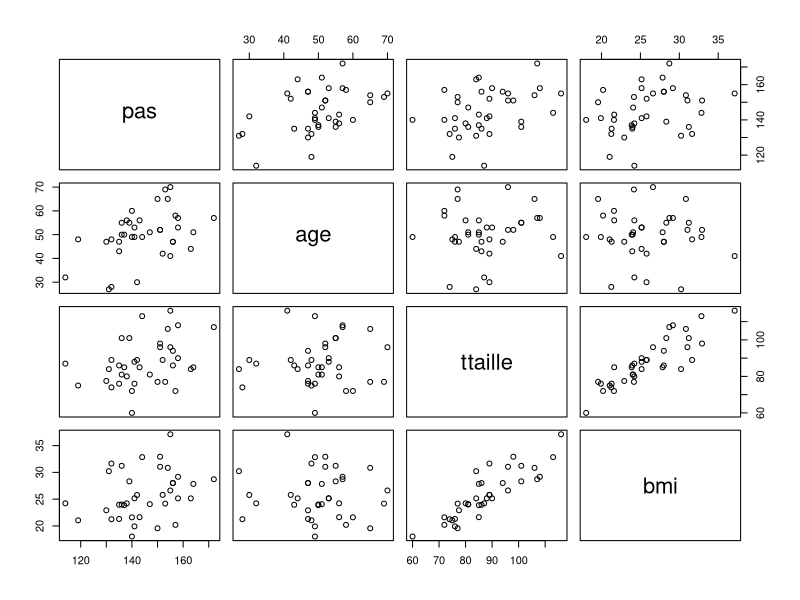
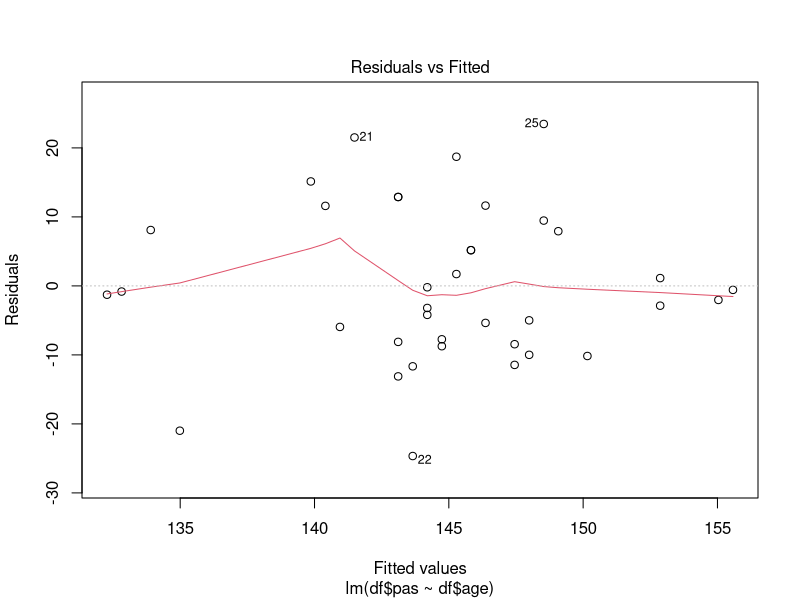
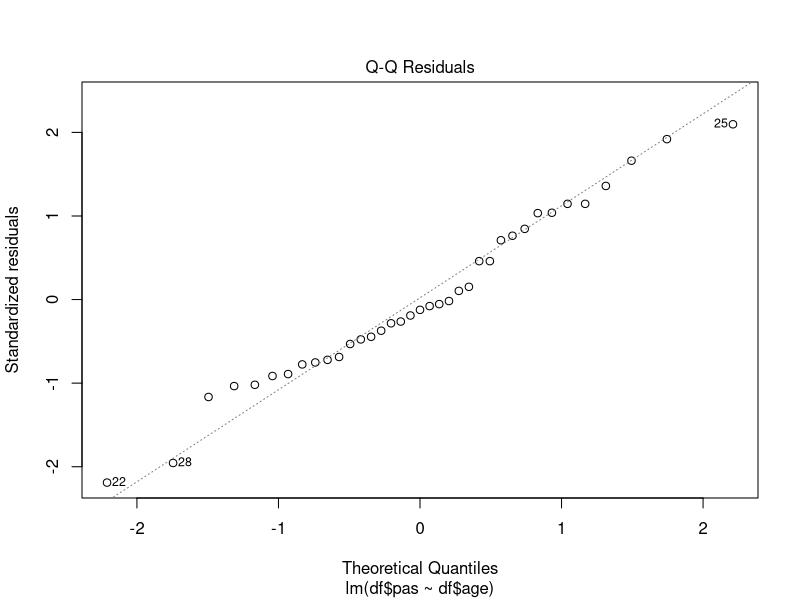
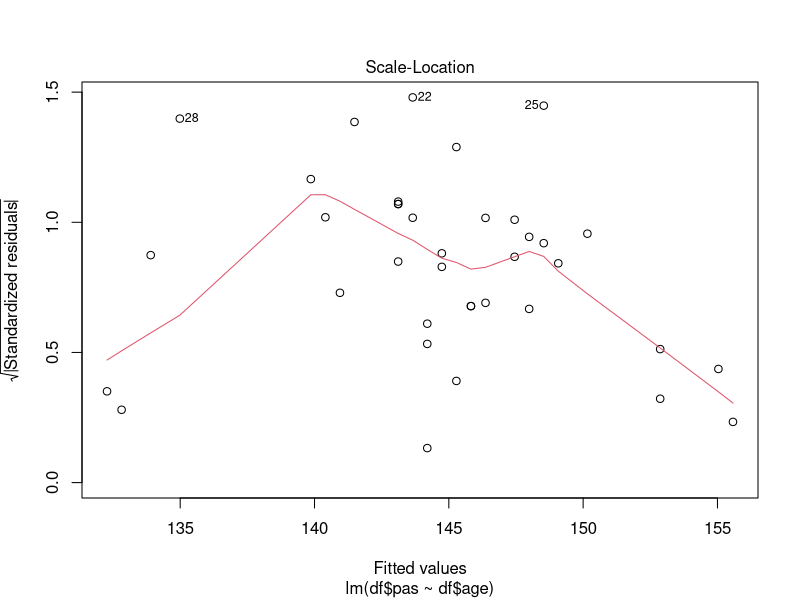
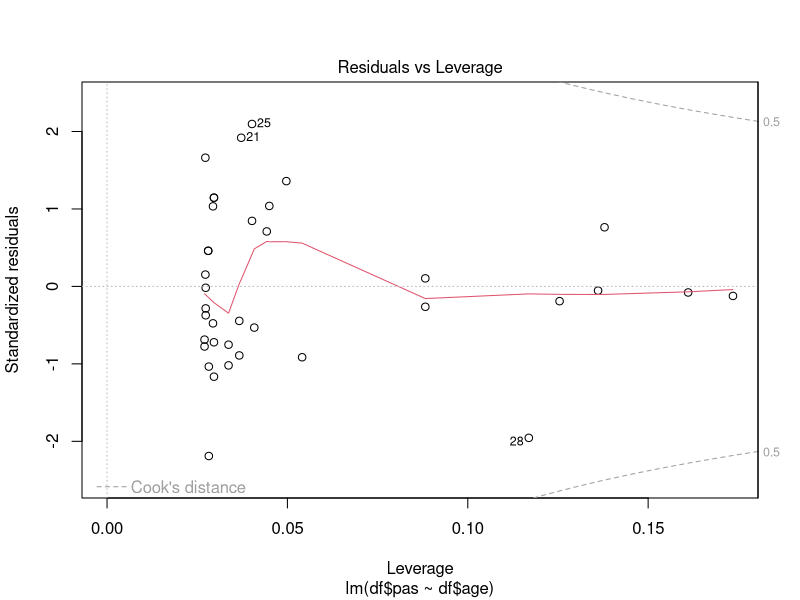
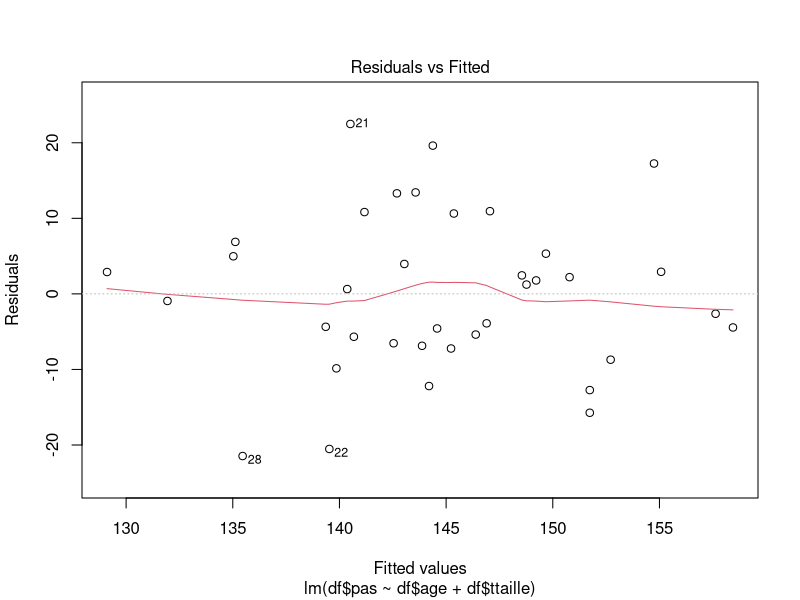
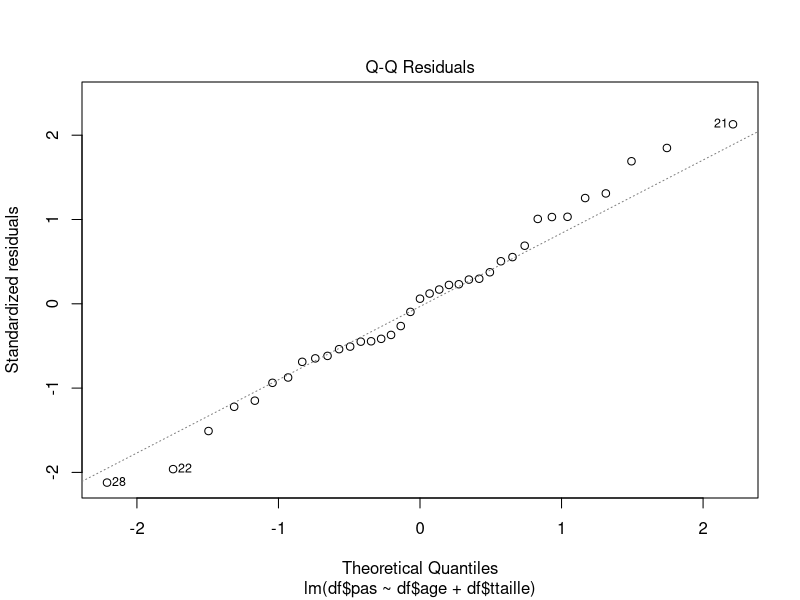
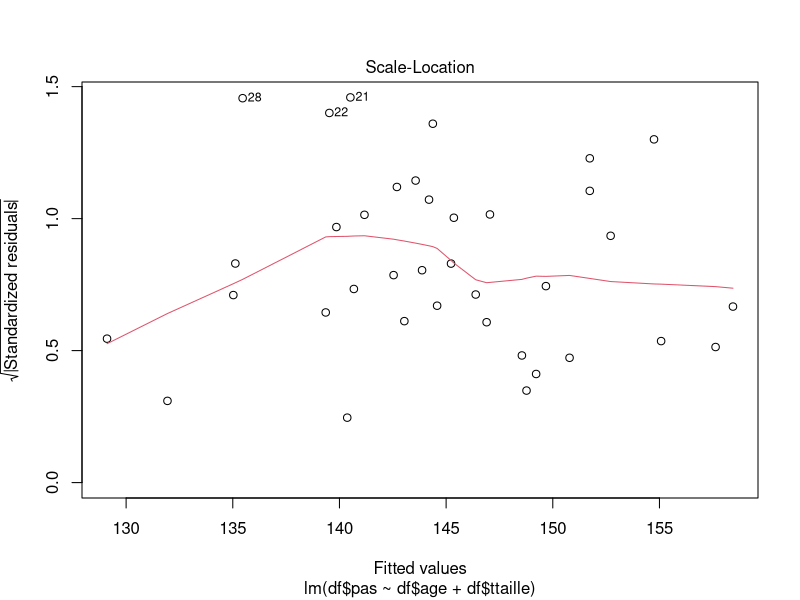

R code for these plots, in order:
df = read.table("pas.txt")
df
pairs(df)
lm1 = lm(df$pas~df$age)
summary(lm1)
plot(lm1)
anova(lm1)
lm2 = lm(df$pas~df$age)
summary(lm2)

lm3 = lm(df$pas~df$age+df$bmi+df$ttaille)
summary(lm3)
anova(lm3)
# une partie du tour de taille affectee au bmi (car covariance non nulle entre les deux
# attribuee au premier parametre rencontré dans le modele)

lm4 = lm(df$pas~df$age+df$ttaille)
summary(lm4)
plot(lm4)

# tout est significatif dans ce modele
anova(lm4)
anova(lm4,lm3)

lm5 = lm(df$pas~df$age+df$bmi)
summary(lm5)
# R^2 un peu meilleur pour le modele age+ttaille que pour age+bmi

#Le modele retenu est lm4 : age+ttaille grace a l'analyse modeles emboites avec lm3
# hypotheses a verifier sur le modele :
# 1) les variables explicatives sont controlees : tour de taille, age
# ici c'est bien le cas
# 2) variables independantes : patients differents
# 3) Graph 1 : residus independants des variables explicatrices : d'apres le graphique, pas de lien
# + residus tournent autour de 0, pas de forme : modele qui est adapté (modele lineaire)
# 4) Graph 2 : normalite des residus (verifiee ici), peut etre aussi verifie par Shapiro.test
# 5) Graph 3 : la variance des residus est constante
# 6) Graph distance de Cook : pas de valeur aberrante (verifie ici)